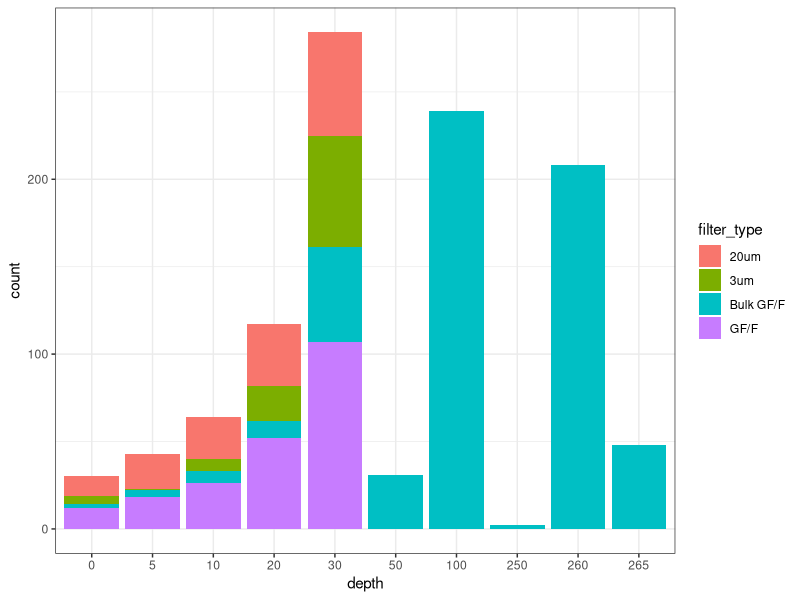
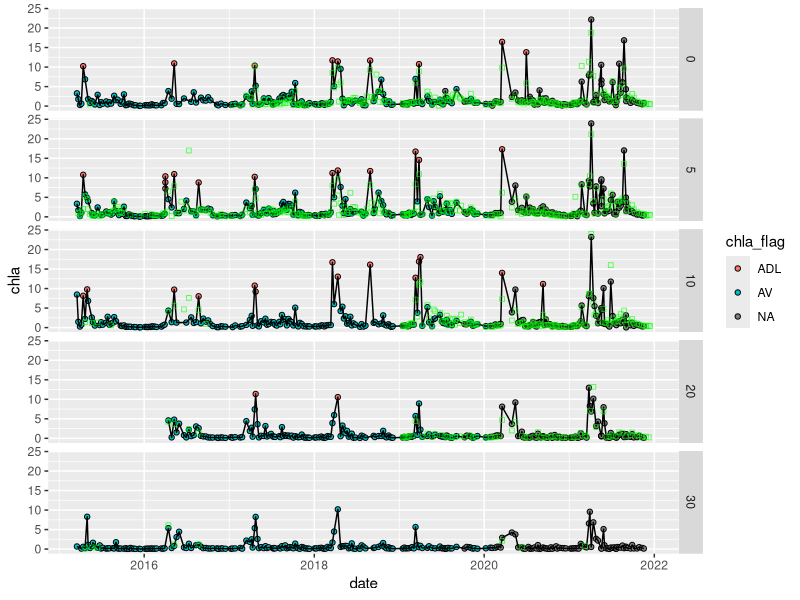
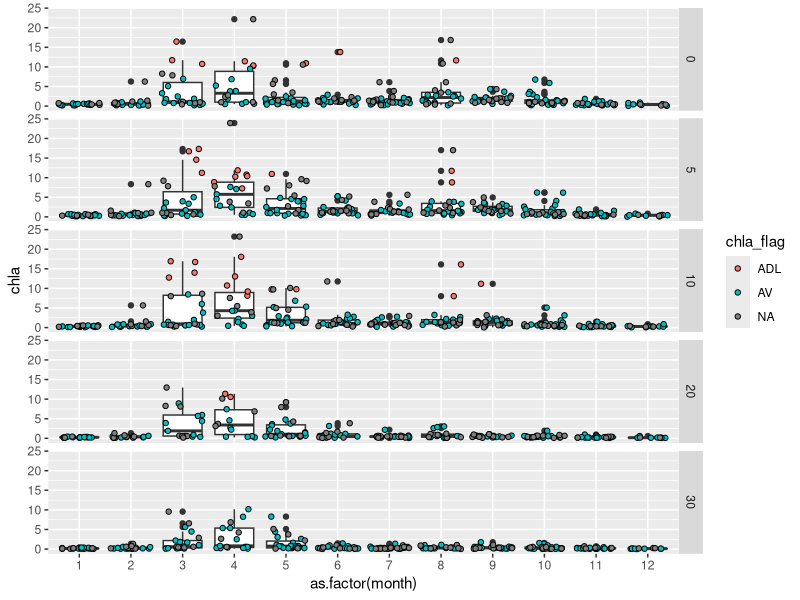
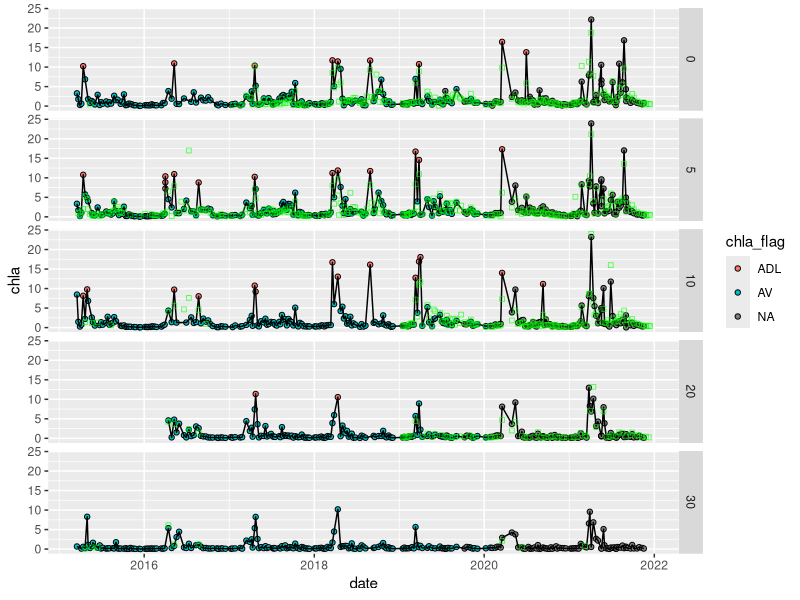

Generate these figures, in order, with R: (Note: this script raises an error after producing the figures.)
## ---- chunk 1
#Upload packages
library(tidyverse)
library(here)
library(patchwork)
library(readxl)
## ---- chunk 2
#Upload chl dataset - entire dataset downloaded from the portal on 2022-01-04
chl <- read_csv(here("files", "qu39_2022-07-06.csv"))

#Upload HPLC data
hplc <- read_csv(here("files", "qu39_hplc_2022-07-06.csv"))

#Upload CTD data
# ctd <- read_excel(here("files", "qcs01-2022-04-20_ctd.xlsx"),
#                       sheet = "Data")

#Upload CTD metadata from drops sheet in portal excel download
# ctd_meta <- read_excel(here("files",  "qcs01-2022-04-20_ctd.xlsx"),
#                       sheet = "Drops")

## ---- chunk 3
#Selecting relevant columns
chl <- chl %>% 
  select(date, site_id, survey, line_out_depth, collected, analyzed, hakai_id, 
         calibration:calibration_slope, filter_type, before_acid, after_acid,
         acid_flag, dilution_factor, chla, chla_flag, phaeo, phaeo_flag) 

#Adding month column
chl <- chl %>% 
  mutate(month = lubridate::month(date)) %>% 
  relocate(month, .after = date)

#Creating duplicate and acid ratio columns
chl <- chl %>% 
  group_by(collected, site_id, line_out_depth, filter_type) %>% 
  mutate(rep = n()) %>%
  ungroup() %>% 
  group_by(hakai_id) %>% 
  mutate(rep_id = n()) %>% 
  ungroup() %>% 
  mutate(acid_ratio = before_acid/after_acid)

#Pulling out duplicates - alot. Some have different Hakai IDs, but have same metadata with one being analyzed and the other not - I think DFO crosse comparison samples.
check_dup <- chl %>% 
  filter(rep > 1)

#these are the samples with duplicate hakai IDs. These are the bigger problem
check_dup_id <- chl %>% 
  filter(rep_id > 1)

## ---- chunk 4
#Wrangling hplc dataset

#Selecting important columns and limiting to records with results
hplc <- hplc %>% 
  filter(!is.na(all_chl_a)) %>% 
  select(date, collected, line_out_depth, all_chl_a)
## ---- chunk 5
#Wrangling CTD profiles data

#Reduce columns, rename to workable name for queries and join drop metadata to drop data
# ctd <- ctd %>%
#   left_join(ctd_meta, by = "Cast PK") %>% 
#   mutate(date = lubridate::date(`Measurement time`)) %>%
#   mutate(year = lubridate::year(`Measurement time`)) %>%
#   select(castpk = `Cast PK`, ctdNum = `CTD serial number`, 
#          ctdFirm = `CTD firmware version`, station = Station.x, lat = Latitude,
#          long = Longitude, time = `Measurement time`, date, year,
#          dep = `Depth (m)`, pres = `Pressure (dbar)`,
#          flu = `Fluorometry Chlorophyll (ug/L)`)

#checking if there are duplicated CTD cast - looks like all single casts
# check_ctd_dup <- ctd %>% 
#   distinct(castpk, date) %>% 
#   group_by(date) %>% 
#   summarise(n_cast = n()) %>% 
#   ungroup()

#checking min/max ctd cast depths for each castPK - All start at 1 and all deeper than 100
# check_ctd_depth <- ctd %>% 
#   group_by(castpk) %>% 
#   summarise(min_dep = min(pres),
#             max_dep = max(pres)) %>% 
#   ungroup()

#Three different CTDs used. 
# check_ctd_inst <- ctd %>% 
#   distinct(ctdNum)
## ---- chunk 6
#Diagnostic checks

#Depth check - where were samples collected - only bulk collected at 100 and 115m.
check_depth <- chl %>% 
  distinct(line_out_depth, filter_type)

#Looking at calibrations applied to data - doesn't look like recent calibrations have been applied - what's the newest data uploaded -  it should have the new information
check_cali <- chl %>% 
  distinct(calibration, acid_ratio_correction_factor, acid_coefficient,
           calibration_slope)

#Looking for negative values - lots - most are flagged already. Some interesting things to look for here.
check_neg <- chl %>% 
  filter(chla < 0 | phaeo < 0)

#There are lots and I need to investigate this.
check_na <- chl %>% 
  filter(is.na(chla) | is.na(phaeo))

#Checking if there are any pre-existing flags - huge amount of samples flagged. I went through these pretty carefully and they should be pretty good. 4 samples with NA Chl flags and SVD phaeo flags.
check_flag <- chl %>% 
  filter(!is.na(chla_flag) | !is.na(phaeo_flag))

#Checking acid flag - sometimes the crew flags suspect data here rather than directly applying flags
#Currently 20 records from a single day where the chlorophyll blanks were higher than usual.
check_acid_flag <- chl %>% 
  filter(!is.na(acid_flag))

#Looking for filters with low acid ratios -  quite a few for data that hasn't been flagged yet.
check_ar <- chl %>% 
  filter(acid_ratio < 1.2)

#Plotting depths with low acid ratio - all bulk samples from > 100m (expected) 
check_ar %>% 
  ggplot(aes(x = as.factor(line_out_depth), fill = filter_type)) +
  geom_bar(stat = "count", position = "stack") +
  labs(x = "depth",
       y = "count") +
  theme_bw()


## ---- chunk 7
#checking samples that were diluted. Need to determine when we started doing this.

check_dilution <- chl %>% 
  filter(dilution_factor > 1)

#Looking at samples that haven't been qc'd that have raw values above instrument threshold - good sign, only 1 and not above threshold.
check_adl <- chl %>% 
  filter(!is.na(analyzed) & is.na(chla_flag) & before_acid > 600000)
## ---- chunk 8
#Pulling out all samples that haven't been QC'd -  for now removing samples that were not analyzed post 2022 on the new module. 
chl_qc <- chl %>% 
  filter(!is.na(analyzed) & analyzed < "2022-01-01" & 
           (is.na(chla_flag) | chla_flag == "AV" | chla_flag == "ADL"))

#Pulling out all QC'd data
chl_av <- chl %>% 
  filter(chla_flag == "AV")

## ---- chunk 9
#Investigating bulk data for errors

#Pulling out the bulk filters
chl_bulk <- chl_qc %>% 
  filter(filter_type == "Bulk GF/F")

#Making a column showing if there are replicated filters.
chl_bulk <- chl_bulk %>% 
  group_by(date, line_out_depth) %>% 
  mutate(dup_day = n()) %>%
  ungroup() %>% 
  group_by(collected, line_out_depth) %>% 
  mutate(dup_sample = n()) %>%
  ungroup() %>% 
  group_by(hakai_id) %>% 
  mutate(dup_id = n()) %>%
  ungroup()

#Querying duplicated bulk records. 0.
check_bulk_dup_day <- chl_bulk %>% 
  filter(dup_day > 1)

check_bulk_dup_samp <- chl_bulk %>% 
  filter(dup_sample > 1)

check_bulk_dup_id <- chl_bulk %>% 
  filter(dup_id > 1)

#So lots of duplicates where multiple programs went out on a single day, but only one sample that is an exact replicate/duplicate

#Filtering out any duplicated
# chl_bulk <- chl_bulk %>% 
#   filter(filt_num == 1)

#The bulk data looks good.
## ---- chunk 10
#Looking at bulk data - timeseries
chl_bulk %>%
  filter(line_out_depth < 50) %>% 
  ggplot(aes(x = date, y = chla)) +
  geom_point(aes(fill = chla_flag), pch = 21) +
  geom_line() +
  geom_point(data = hplc, aes(x = date, y = all_chl_a), pch = 22, color = "green",
             alpha = 0.6) +
  facet_grid(line_out_depth ~ .)

#Should add HPLC and fluorescence to this and print for viewing.
ggsave(here("figures_qc", "timeseries_
            qu39_bulk.png"),
        width = 6.5, height = 4.5, dpi = 300)
## ---- chunk 11
#Looking at bulk data - box plot - sort of cool, but hard to see. Maybe if I print it would be better.
chl_bulk %>%
  filter(line_out_depth < 50) %>% 
  ggplot(aes(x = as.factor(month), y = chla)) +
  geom_boxplot() +
  geom_jitter(aes(fill = chla_flag), pch = 21) +
  facet_grid(line_out_depth ~ .)

## ---- chunk 12
#Investigating size-fractionated data for errors.

#Calculating the number of filters for each size-fraction set
chl_sf <- chl %>% 
  filter(!filter_type == "Bulk GF/F") %>%
  filter(!is.na(chla)) %>% 
  group_by(collected, line_out_depth) %>% 
  mutate(filt_num = n()) %>% 
  ungroup()

#Looking for size fraction sets that have less than 3 filters - 8 observations, 4 sets of two (aligns with 4 NAS)
check_sf_low <- chl_sf %>% 
  filter(filt_num < 3)

#Looking at size fraction sets that have more than 3 filters. 0.
check_sf_high <- chl_sf %>% 
  filter(filt_num > 3)

#Subsetting where there are 3 size-fractionated filters. 
chl_sf <- chl_sf %>% 
  filter(filt_num == 3)

#Querying replicated filter types within a set - capturing where 3 filters, but two are replicated. 0.
check_sf_dup <- chl_sf %>% 
  group_by(collected, line_out_depth, filter_type) %>% 
  mutate(filt_unique = n()) %>% 
  ungroup() %>% 
  filter(filt_unique > 1)

#The size-fractionated data looks good.
## ---- chunk 13
#Calculating the size-fractionated sum for comparison with the bulk
chl_sf_sum <- chl_sf %>% 
  group_by(collected, line_out_depth) %>% 
  mutate(sf_sum = sum(chla)) %>% 
  ungroup() %>% 
  distinct(collected, line_out_depth, sf_sum, .keep_all = TRUE) %>% 
  select(collected, line_out_depth, sf_sum)

#Removing deep bulk samples for joining with the SF sum.

#Merging with the size-fractionated data for comparison.
chl_comp <- chl_bulk %>%
  select(date, collected, line_out_depth, bulk_chla = chla) %>% 
  filter(line_out_depth < 99) %>% 
  left_join(chl_sf_sum)

#Looking why there are NAs in join. All from where SF did not have 3 filters in set.
check_comp_na <- chl_comp %>% 
  filter(is.na(bulk_chla) | is.na(sf_sum))

#Now joining with hplc
chl_comp <- chl_comp %>% 
  left_join(hplc)

#Now joining with CTD fluorescence.

#First altering CTD file to make it comparable to the bottle data, which includes changing 1m pressure to 0m depth for joining with surface bottle data.
ctd_join <- ctd %>% 
  select(date, ctdNum, line_out_depth = pres, flu) %>% 
  mutate(line_out_depth = case_when(line_out_depth == 1 ~ 0,
                           TRUE ~ as.numeric(line_out_depth)))

chl_comp <- chl_comp %>% 
  left_join(ctd_join)

#Filter comparison looks good
## ---- chunk 14
#Plotting scatter of bulk versus SF sum concentrations

chl_comp %>% 
  ggplot(aes(x = bulk_chla, y = sf_sum)) + 
  geom_point(aes(fill = as.factor(line_out_depth)), pch = 21, size = 3) +
  geom_abline(slope = 1, intercept = 0) +
  geom_smooth(method = "lm", color = "black") +
  ggpubr::stat_cor(aes(label = ..rr.label..), label.y = 9, size = 8) +
  ggpubr::stat_regline_equation(label.y = 10, size = 8) +
  labs(x = "Bulk Chla (ug/L)",
       y = "SF-Sum Chla (ug/L)",
       fill = "Depth") +
  xlim(0, 10) + #Make sure to check data range and change these limits to include all data
  ylim(0, 10) +
  theme_bw()

#Comparison of bulk and SF sum looks normal. SF underestimates bulk, notably at high concentrations.
## ---- chunk 15
#Plotting scatter of bulk versus CTD fluorescence

chl_comp %>% 
  ggplot(aes(x = bulk_chla, y = flu)) + 
  geom_point(aes(fill = as.factor(line_out_depth)), pch = 21, size = 3) +
  geom_abline(slope = 1, intercept = 0) +
  geom_smooth(method = "lm", color = "black") +
  ggpubr::stat_cor(aes(label = ..rr.label..), label.y = 9, size = 8) +
  ggpubr::stat_regline_equation(label.y = 10, size = 8) +
  labs(x = "Bulk Chla (ug/L)",
       y = "CTD Fluor. (ug/L)",
       fill = "Depth") +
  xlim(0, 10) + #Make sure to check data range and change these limits to include all data
  ylim(0, 10) +
  theme_bw()

#Very interesting trends - CTD fluorescence is much lower than Bulk chlorophyll?
## ---- chunk 16
#Plotting scatter of bulk versus CTD fluorescence - without surface samples

chl_comp %>% 
  filter(!line_out_depth == 0) %>% 
  ggplot(aes(x = bulk_chla, y = flu)) + 
  geom_point(aes(fill = as.factor(line_out_depth)), pch = 21, size = 3) +
  geom_abline(slope = 1, intercept = 0) +
  geom_smooth(method = "lm", color = "black") +
  ggpubr::stat_cor(aes(label = ..rr.label..), label.y = 9, size = 8) +
  ggpubr::stat_regline_equation(label.y = 10, size = 8) +
  labs(x = "Bulk Chla (ug/L)",
       y = "CTD Fluor. (ug/L)",
       fill = "Depth") +
  xlim(0, 10) + #Make sure to check data range and change these limits to include all data
  ylim(0, 10) +
  theme_bw()

#Very interesting trends - CTD fluorescence is much lower than bulk Chl (even with surface removed). Why?
## ---- chunk 17
#Plotting scatter of bulk versus CTD fluorescence - colors represent instrument number

chl_comp %>% 
  filter(!line_out_depth == 0) %>% 
  ggplot(aes(x = bulk_chla, y = flu)) + 
  geom_point(aes(fill = as.factor(ctdNum)), pch = 21, size = 3) +
  geom_abline(slope = 1, intercept = 0) +
  geom_smooth(method = "lm", color = "black") +
  ggpubr::stat_cor(aes(label = ..rr.label..), label.y = 9, size = 8) +
  ggpubr::stat_regline_equation(label.y = 10, size = 8) +
  labs(x = "Bulk Chla (ug/L)",
       y = "CTD Fluor. (ug/L)",
       fill = "Depth") +
  xlim(0, 10) + #Make sure to check data range and change these limits to include all data
  ylim(0, 10) +
  theme_bw()

#Very interesting trends - CTD fluorescence is much lower than bulk Chl (even with surface removed). Why?
## ---- chunk 18
#Plotting scatter of bulk versus HPLC - only at single depth

chl_comp %>% 
  ggplot(aes(x = bulk_chla, y = all_chl_a)) + 
  geom_point(aes(fill = as.factor(line_out_depth)), pch = 21, size = 3) +
  geom_abline(slope = 1, intercept = 0) +
  geom_smooth(method = "lm", color = "black") +
  ggpubr::stat_cor(aes(label = ..rr.label..), label.y = 9, size = 8) +
  ggpubr::stat_regline_equation(label.y = 10, size = 8) +
  labs(x = "Bulk Chla (ug/L)",
       y = "HPLC TChla Chla (ug/L)",
       fill = "Depth") +
  xlim(0, 10) + #Make sure to check data range and change these limits to include all data
  ylim(0, 10) +
  theme_bw()

#HPLC All Chla is less than half of Bulk Chla. Still don't know what to make of this, but at least strongly correlated.
## ---- chunk 19
#Plotting scatter of HPLC TChla vs Fluorescence.

chl_comp %>% 
  ggplot(aes(x = all_chl_a, y = flu)) + 
  geom_point(aes(fill = as.factor(line_out_depth)), pch = 21, size = 3) +
  geom_abline(slope = 1, intercept = 0) +
  geom_smooth(method = "lm", color = "black") +
  ggpubr::stat_cor(aes(label = ..rr.label..), label.y = 9, size = 8) +
  ggpubr::stat_regline_equation(label.y = 10, size = 8) +
  labs(x = "HPLC TChla Chla (ug/L)",
       y = "CTD Fluor. (ug/L)",
       fill = "Depth") +
  xlim(0, 10) + #Make sure to check data range and change these limits to include all data
  ylim(0, 10) +
  theme_bw()


## ---- chunk 20
#Making a time-series plot of bulk chlorophyll separated by depth and colored by acid ratio.

chl %>%
  filter(line_out_depth < 50 &
           filter_type == "Bulk GF/F") %>% 
  ggplot(aes(x = date, y = chla)) + 
  geom_point(aes(fill = acid_ratio), pch = 21, size = 3) + 
  geom_line() + 
  facet_grid(line_out_depth ~ ., scales = "free_y") +
  labs(y = "Bulk Chla (ug/L)",
       fill = "AR") +
  theme_bw() +
  theme(text = element_text(size = 25),
        axis.text = element_text(colour = "black"),
        axis.title.x = element_blank())

# ggsave(here("figures_qc", "QC_bulk_qu39_depth_TS.png"), 
#        width = 16, height = 12, dpi=300)
## ---- chunk 21
#Plot timeseries of stacked size fractions. 
## ---- chunk 22
#Exporting Bulk chlorophyll data for Kush
chl_export <- chl_comp %>% 
  select(date, collected, line_out_depth, bulk_chla)


write_csv(chl_export, here("outputs", "bulk_fluorometric_chla.csv"))
